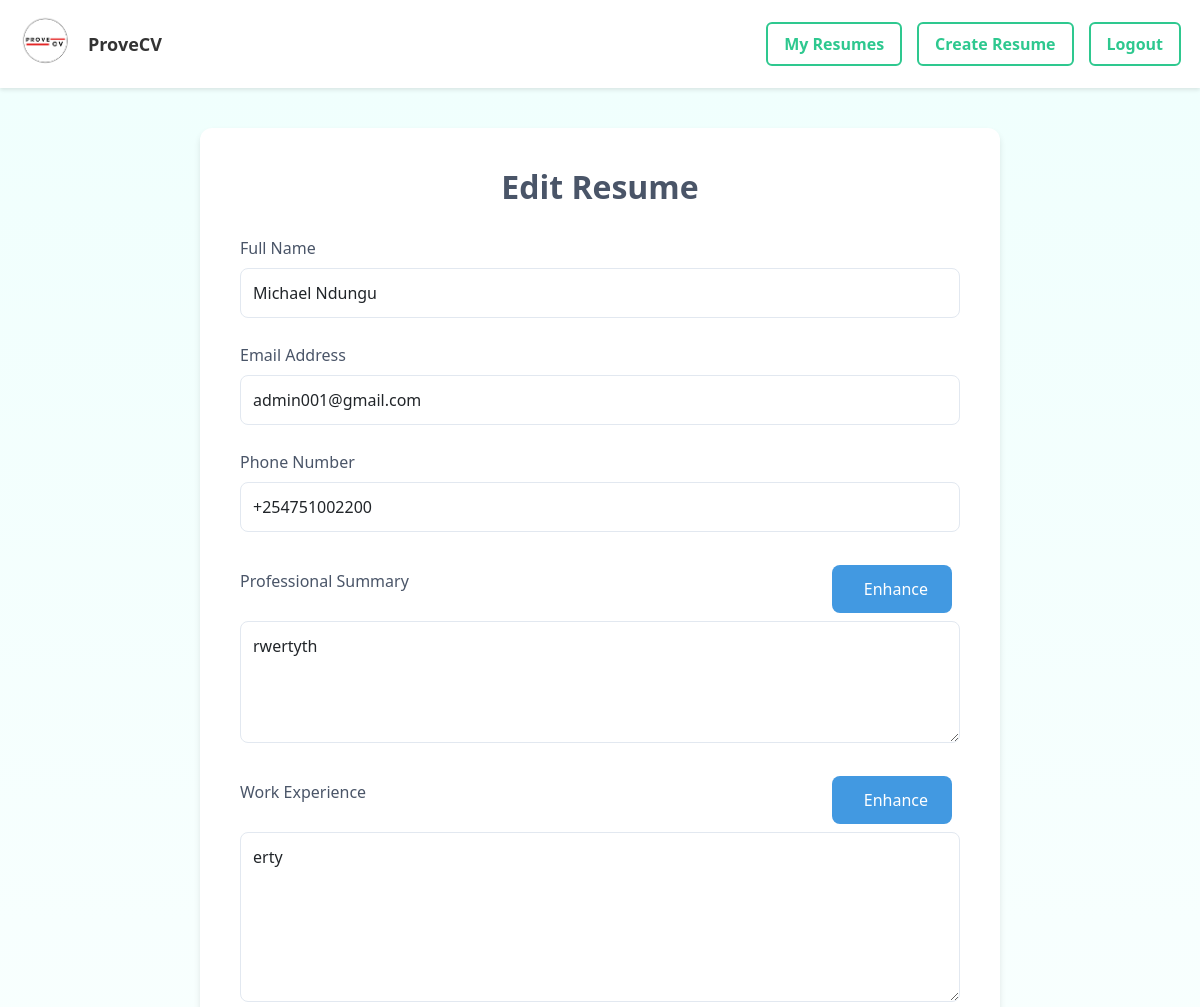
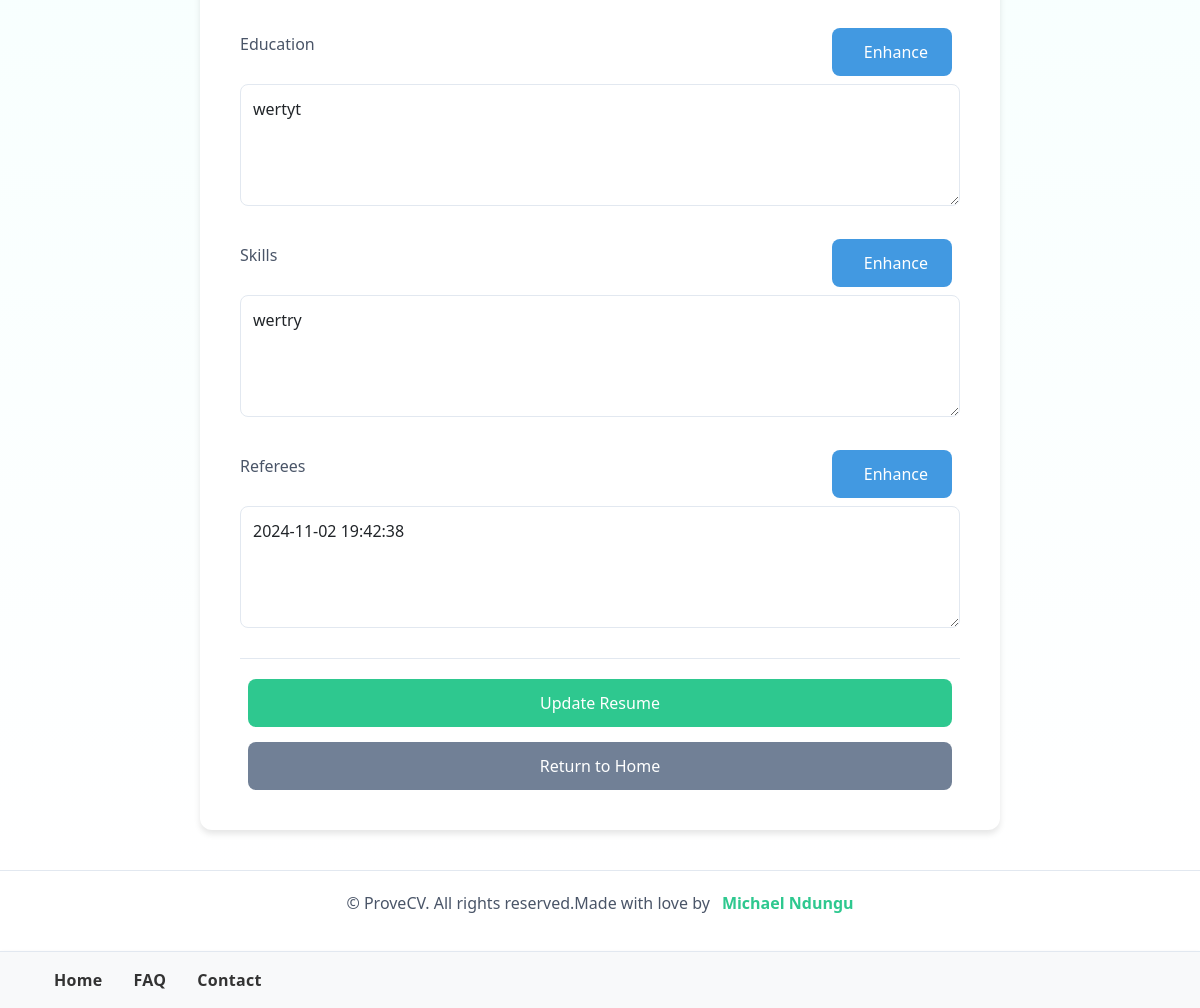
Page /edit/2 (signed in) on the committed database (2 pictures, top to bottom).
### tables this page shows
CREATE TABLE resumes (
            id INTEGER PRIMARY KEY AUTOINCREMENT,
            name TEXT NOT NULL,
            email TEXT NOT NULL,
            phone TEXT,
            summary TEXT,
            experience TEXT,
            education TEXT,
            skills TEXT,
            created_at TIMESTAMP DEFAULT CURRENT_TIMESTAMP,
            user_id INTEGER, referees TEXT,
            FOREIGN KEY (user_id) REFERENCES users (id)
        );

### prove/app.py (the view, shortened to what this page needs)
@app.route('/edit/<int:id>', methods=['GET', 'POST'])
@login_required
def edit_resume(id):
    conn = sqlite3.connect('resumes.db')
    c = conn.cursor()
    c.execute('SELECT * FROM resumes WHERE id = ?', (id,))
    resume = c.fetchone()
    conn.close()
    if resume:
        return render_template('edit.html', resume=resume)
    return 'Resume not found', 404

### prove/app.py (called while the page is built)
@login_manager.user_loader
def load_user(user_id):
    conn = sqlite3.connect('resumes.db')
    c = conn.cursor()
    c.execute('SELECT * FROM users WHERE id = ?', (user_id,))
    user = c.fetchone()
    conn.close()
    if user:
        return User(id=user[0], username=user[1], email=user[2], password_hash=user[3])
    return None

### prove/templates/edit.html (shortened to what this page needs)
{% extends "base.html" %}
{% block content %}
<div class="edit-container">
    <div class="form-container">
        <div class="page-header">
            <h1>Edit Resume</h1>
        </div>
        <form method="POST">
            <div class="form-group">
                <label for="name">Full Name</label>
                <input type="text" id="name" name="name" class="form-control" value="{{ resume[1] }}" required>
            </div>
            <div class="form-group">
                <label for="email">Email Address</label>
                <input type="email" id="email" name="email" class="form-control" value="{{ resume[2] }}" required>
            </div>
            <div class="form-group">
                <label for="phone">Phone Number</label>
                <input type="tel" id="phone" name="phone" class="form-control" value="{{ resume[3] }}">
            </div>
            <div class="form-group">
                <div class="section-header">
                    <label for="summary">Professional Summary</label>
                    <button type="button" onclick="enhanceText('summary')" class="btn enhance-btn">
                         Enhance
                    </button>
                </div>
                <textarea id="summary" name="summary" class="form-control" rows="4">{{ resume[4] }}</textarea>
            </div>
            <div class="form-group">
                <div class="section-header">
                    <label for="experience">Work Experience</label>
                    <button type="button" onclick="enhanceText('experience')" class="btn enhance-btn">
                         Enhance
                    </button>
                </div>
                <textarea id="experience" name="experience" class="form-control" rows="6">{{ resume[5] }}</textarea>
            </div>
            <div class="form-group">
                <div class="section-header">
                    <label for="education">Education</label>
                    <button type="button" onclick="enhanceText('education')" class="btn enhance-btn">
                         Enhance
                    </button>
                </div>
                <textarea id="education" name="education" class="form-control" rows="4">{{ resume[6] }}</textarea>
            </div>
            <div class="form-group">
                <div class="section-header">
                    <label for="skills">Skills</label>
                    <button type="button" onclick="enhanceText('skills')" class="btn enhance-btn">
                         Enhance
                    </button>
                </div>
                <textarea id="skills" name="skills" class="form-control" rows="4">{{ resume[7] }}</textarea>
            </div>
            <div class="form-group">
                <div class="section-header">
                    <label for="referees">Referees</label>
                    <button type="button" onclick="enhanceText('referees')" class="btn enhance-btn">
                         Enhance
                    </button>
                </div>
                <textarea id="referees" name="referees" class="form-control" rows="4"
                    placeholder="Referee Name&#10;Position & Organization&#10;Email&#10;Phone Number">{{ resume[8] }}</textarea>
            </div>
            <div class="action-buttons">
                <button type="submit" class="btn btn-primary">Update Resume</button>
                <a href="{{ url_for('index') }}" class="btn btn-secondary">Return to Home</a>
            </div>
        </form>
    </div>
</div>
{% endblock %}

### prove/static/style.css (style rules this page uses)
.form-group { margin-bottom: 1rem; }
.btn { width: 100%; margin-top: 1rem; }
.btn { display: inline-block; padding: 0.8rem 1.5rem; margin: 0 0.5rem; border-radius: 5px; text-decoration: none; font-weight: bold; transition: all 0.3s ease; }
.btn-primary { background-color: #00ff91cc; color: white; }
.btn-secondary { background-color: #7ae25a; color: white; }
.action-buttons { margin-top: 2rem; display: flex; gap: 1rem; justify-content: center; flex-wrap: wrap; }
.action-buttons .btn { min-width: 120px; text-align: center; }
.btn-secondary { background-color: #6c757d; color: white; }
.btn { padding: 0.5rem 1rem; border-radius: 4px; text-decoration: none; font-weight: 500; transition: background-color 0.3s ease; }
.btn-primary { background-color: #2e942c; color: white; }

### prove/templates/edit.html (style rules this page uses)
.edit-container { min-height: 100vh; background: linear-gradient(to bottom, #f0fffd, #ffffff); padding: 40px 20px; }
.form-container { max-width: 800px; margin: 0 auto; background: white; padding: 40px; border-radius: 12px; box-shadow: 0 4px 6px rgba(0, 0, 0, 0.1); }
.page-header { text-align: center; margin-bottom: 30px; }
.page-header h1 { font-size: 32px; color: #4a5568; font-weight: 600; }
.form-group { margin-bottom: 25px; }
.form-group label { display: block; font-size: 16px; color: #4a5568; margin-bottom: 8px; font-weight: 500; }
.form-control { width: 100%; padding: 12px; border: 1px solid #e2e8f0; border-radius: 8px; font-size: 16px; transition: all 0.2s; }
textarea.form-control { resize: vertical; min-height: 100px; }
.action-buttons { display: flex; gap: 15px; margin-top: 30px; padding-top: 20px; border-top: 1px solid #e2e8f0; }
.btn { padding: 12px 24px; border-radius: 8px; font-size: 16px; font-weight: 500; cursor: pointer; transition: all 0.2s; text-decoration: none; text-align: center; border: none; }
.btn-primary { background-color: #2EC88F; color: white; flex: 1; }
.btn-secondary { background-color: #718096; color: white; }
.enhance-btn { background-color: #4299e1; color: white; margin-top: 8px; width: auto; display: inline-flex; align-items: center; gap: 8px; }
.section-header { display: flex; justify-content: space-between; align-items: center; margin-bottom: 8px; }

### rows in the picture
resumes: name "Michael Ndungu", email "admin001@gmail.com", phone "+254751002200", summary "rwertyth", experience "erty", education "wertyt", skills "wertry", referees "2024-11-02 19:42:38"
